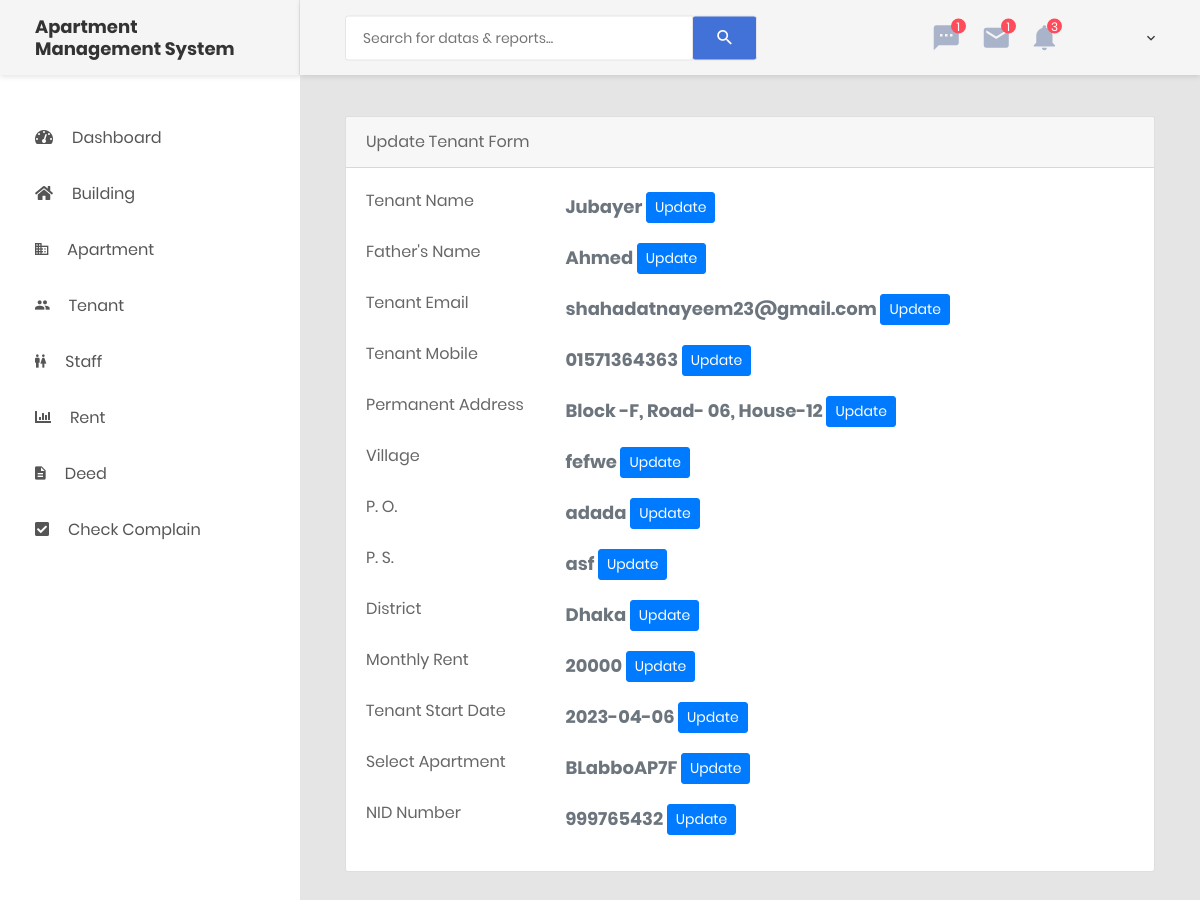
Screenshot of /update-user.php?user=1 with the database file from the repository.
### tables this page shows
CREATE TABLE `tenant` (
  `tenantID` int(11) NOT NULL,
  `tenantName` varchar(255) NOT NULL,
  `fatherName` varchar(255) NOT NULL,
  `pAddress` varchar(255) NOT NULL,
  `po` varchar(255) NOT NULL,
  `ps` varchar(255) NOT NULL,
  `district` varchar(255) NOT NULL,
  `village` varchar(255) NOT NULL,
  `apartmentName` varchar(255) NOT NULL,
  `building` varchar(11) NOT NULL,
  `tenantContact` char(255) NOT NULL,
  `monRent` int(11) NOT NULL,
  `tenantStart` date NOT NULL,
  `tenantEmail` varchar(255) NOT NULL,
  `lastPaid` varchar(255) NOT NULL,
  `nidNumber` int(255) NOT NULL,
  `nidFrontDir` varchar(255) NOT NULL,
  `nidBackDir` varchar(255) NOT NULL,
  `profilepic` varchar(255) NOT NULL
);

### includes/db-config.php (called while the page is built, shortened)
<?php
$tenant = 'tenant';

### update-user.php (the view, shortened to what this page needs)
<?php
include ROOT . '/includes/db-config.php';
include ROOT . '/includes/header.php';
include ROOT . '/includes/sidebar.php'; ?>
<div class="page-container">
    <?php
    include ROOT . '/includes/header-desktop.php';
    ?>
    <?php
    $user = $_GET['user'];
    $usersql = "SELECT * FROM $tenant WHERE tenantID = '$user'";
    $resultforupdate = mysqli_query($mysqli, $usersql) or die(mysqli_error($mysqli));
    $dataforupdate = $resultforupdate->fetch_assoc();
    ?>
    <div class="main-content">
        <div class="section__content section__content--p30">
            <div class="container-fluid">
                <div class="row">
                    <div class="col-lg-12">
                        <div class="card extra-margin">
                            <div class="card-header">
                                Update Tenant Form
                            </div>
                            <div class="card-body card-block">
                                <form action="#" method="post" enctype="multipart/form-data" class="form-horizontal"
                                    id="info-form">
                                    <div class="row form-group">
                                        <div class="col col-md-3">
                                            <label for="text-input" class=" form-control-label">Tenant Name
                                            </label>
                                        </div>
                                        <div class="col-12 col-md-9">
                                            <h4 class="form-text text-muted">
                                                <?= $dataforupdate['tenantName'] ?>
                                                <a href="/ams/modal-for-update.php?update=name&user=<?= $user ?>"
                                                    target="_blank"><input type="button" name="submitBtn" value="Update"
                                                        class="btn btn-primary btn-sm"></a>
                                            </h4>
                                        </div>
                                    </div>
                                    <div class="row form-group">
                                        <div class="col col-md-3">
                                            <label for="text-input" class=" form-control-label">Father's Name
                                            </label>
                                        </div>
                                        <div class="col-12 col-md-9">
                                            <h4 class="form-text text-muted">
                                                <?= $dataforupdate['fatherName'] ?>
                                                <a href="/ams/modal-for-update.php?update=fname&user=<?= $user ?>"
                                                    target="_blank"><input type="button" name="submitBtn" value="Update"
                                                        class="btn btn-primary btn-sm"></a>
                                            </h4>
                                        </div>
                                    </div>
                                    <div class="row form-group">
                                        <div class="col col-md-3">
                                            <label for="email-input" class=" form-control-label">Tenant Email
                                            </label>
                                        </div>
                                        <div class="col-12 col-md-9">
                                            <h4 class="form-text text-muted">
                                                <?= $dataforupdate['tenantEmail'] ?>
                                                <a href="/ams/modal-for-update.php?update=email&user=<?= $user ?>"
                                                    target="_blank"><input type="button" name="submitBtn" value="Update"
                                                        class="btn btn-primary btn-sm"></a>
                                            </h4>
                                        </div>
                                    </div>
                                    <div class="row form-group">
                                        <div class="col col-md-3">
                                            <label for="email-input" class=" form-control-label">Tenant Mobile
                                            </label>
                                        </div>
                                        <div class="col-12 col-md-9">
                                            <h4 class="form-text text-muted">
                                                <?= $dataforupdate['tenantContact'] ?>
                                                <a href="/ams/modal-for-update.php?update=mobile&user=<?= $user ?>"
                                                    target="_blank"><input type="button" name="submitBtn" value="Update"
                                                        class="btn btn-primary btn-sm"></a>
                                            </h4>
                                        </div>
                                    </div>
                                    <div class="row form-group">
                                        <div class="col col-md-3">
                                            <label for="text-input" class=" form-control-label">Permanent
                                                Address
                                            </label>
                                        </div>
                                        <div class="col-12 col-md-9">
                                            <h4 class="form-text text-muted">
                                                <?= $dataforupdate['pAddress'] ?>
                                                <a href="/ams/modal-for-update.php?update=address&user=<?= $user ?>"
                                                    target="_blank"><input type="button" name="submitBtn" value="Update"
                                                        class="btn btn-primary btn-sm"></a>
                                            </h4>
                                        </div>
                                    </div>
                                    <div class="row form-group">
                                        <div class="col col-md-3">
                                            <label for="text-input" class=" form-control-label">Village
                                            </label>
                                        </div>
                                        <div class="col-12 col-md-9">
                                            <h4 class="form-text text-muted">
                                                <?= $dataforupdate['village'] ?>
                                                <a href="/ams/modal-for-update.php?update=village&user=<?= $user ?>"
                                                    target="_blank"><input type="button" name="submitBtn" value="Update"
                                                        class="btn btn-primary btn-sm"></a>
                                            </h4>
                                        </div>
                                    </div>
                                    <div class="row form-group">
                                        <div class="col col-md-3">
                                            <label for="text-input" class=" form-control-label">P. O.
                                            </label>
                                        </div>
                                        <div class="col-12 col-md-9">
                                            <h4 class="form-text text-muted">
                                                <?= $dataforupdate['po'] ?>
                                                <a href="/ams/modal-for-update.php?update=po&user=<?= $user ?>"
                                                    target="_blank"><input type="button" name="submitBtn" value="Update"
                                                        class="btn btn-primary btn-sm"></a>
                                            </h4>
                                        </div>
                                    </div>
                                    <div class="row form-group">
                                        <div class="col col-md-3">
                                            <label for="text-input" class=" form-control-label">P. S.
                                            </label>
                                        </div>
                                        <div class="col-12 col-md-9">
                                            <h4 class="form-text text-muted">
                                                <?= $dataforupdate['ps'] ?>
                                                <a href="/ams/modal-for-update.php?update=ps&user=<?= $user ?>"
                                                    target="_blank"><input type="button" name="submitBtn" value="Update"
                                                        class="btn btn-primary btn-sm"></a>
                                            </h4>
                                        </div>
                                    </div>
                                    <div class="row form-group">
                                        <div class="col col-md-3">
                                            <label for="select" class=" form-control-label">District
                                            </label>
                                        </div>
                                        <div class="col-12 col-md-9">
                                            <h4 class="form-text text-muted">
                                                <?= $dataforupdate['district'] ?>
                                                <a href="/ams/modal-for-update.php?update=district&user=<?= $user ?>"
                                                    target="_blank"><input type="button" name="submitBtn" value="Update"
                                                        class="btn btn-primary btn-sm"></a>
                                            </h4>
                                        </div>
                                    </div>
                                    <div class="row form-group">
                                        <div class="col col-md-3">
                                            <label for="email-input" class=" form-control-label">Monthly Rent
                                            </label>
                                        </div>
                                        <div class="col-12 col-md-9">
                                            <h4 class="form-text text-muted">
                                                <?= $dataforupdate['monRent'] ?>
                                                <a href="/ams/modal-for-update.php?update=rent&user=<?= $user ?>"
                                                    target="_blank"><input type="button" name="submitBtn" value="Update"
                                                        class="btn btn-primary btn-sm"></a>
                                            </h4>
                                        </div>
                                    </div>
                                    <div class="row form-group">
                                        <div class="col col-md-3">
                                            <label for="email-input" class=" form-control-label">Tenant Start
                                                Date
                                            </label>
                                        </div>
                                        <div class="col-12 col-md-9">
                                            <h4 class="form-text text-muted">
                                                <?= $dataforupdate['tenantStart'] ?>
                                                <a href="/ams/modal-for-update.php?update=date&user=<?= $user ?>"
                                                    target="_blank"><input type="button" name="submitBtn" value="Update"
                                                        class="btn btn-primary btn-sm"></a>
                                            </h4>
                                        </div>
                                    </div>
                                    <div class="row form-group">
                                        <div class="col col-md-3">
                                            <label for="select" class=" form-control-label">Select Apartment</label>
                                        </div>
                                        <div class="col-12 col-md-9">
                                            <h4 class="form-text text-muted">
                                                <?= $dataforupdate['apartmentName'] ?>
                                                <a href="/ams/modal-for-update.php?update=building&user=<?= $user ?>"
                                                    target="_blank"><input type="button" name="submitBtn" value="Update"
                                                        class="btn btn-primary btn-sm"></a>
                                            </h4>
                                        </div>
                                    </div>
                                    <div class="row form-group">
                                        <div class="col col-md-3">
                                            <label for="text-input" class=" form-control-label">NID Number
                                            </label>
                                        </div>
                                        <div class="col-12 col-md-9">
                                            <h4 class="form-text text-muted">
                                                <?= $dataforupdate['nidNumber'] ?>
                                                <a href="/ams/modal-for-update.php?update=nid&user=<?= $user ?>"
                                                    target="_blank"><input type="button" name="submitBtn" value="Update"
                                                        class="btn btn-primary btn-sm"></a>
                                            </h4>
                                        </div>
                                    </div>
                                </form>
                            </div>
                        </div>
                    </div>
                </div>
            </div>
        </div>
    </div>
</div>
<?php
include ROOT . '/includes/footer.php';
?>

### rows the page displays
tenant: tenantName "Jubayer", fatherName "Ahmed", tenantEmail "shahadatnayeem23@gmail.com", tenantContact "01571364363", pAddress "Block -F, Road- 06, House-12", village "fefwe", po "adada", ps "asf", district "Dhaka", monRent "20000", tenantStart "2023-04-06", apartmentName "BLabboAP7F", nidNumber "999765432"
